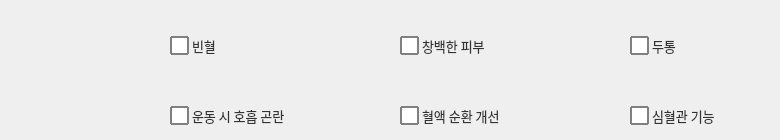
     <widget class="QWidget" name="tab_3">
      <attribute name="title">
       <string>혈액순환</string>
      </attribute>
      <widget class="QCheckBox" name="checkBox_53">
       <property name="geometry">
        <rect>
         <x>630</x>
         <y>100</y>
         <width>141</width>
         <height>31</height>
        </rect>
       </property>
       <property name="font">
        <font>
         <family>Leelawadee UI</family>
         <pointsize>-1</pointsize>
        </font>
       </property>
       <property name="styleSheet">
        <string notr="true">QCheckBox 
{
    spacing: 3px; /* 체크박스와 텍스트 사이 간격 */
    font-size: 13px;
    color: #333;
}

QCheckBox::indicator {
    width: 15px;
    height: 15px;
    border: 1.5px solid gray;        /* 기본 테두리 색상 */
    background-color: white;       /* 기본 배경색 */
    border-radius: 1px; 		/*모서리 둥글게*/
}

QCheckBox::indicator:checked {
    background-color: white;       /* 체크된 후 바탕색 */
    border: 1.5px solid red;         /* 체크된 후 테두리 */
    image: url(C:/intel_training/Ai_supplement/pill.png); /* 체크 표시 이미지 (선택 사항) */
}


QCheckBox::indicator:hover
{
background-color : #E0F2F1;

}
</string>
       </property>
       <property name="text">
        <string>심혈관 기능</string>
       </property>
       <property name="checkable">
        <bool>true</bool>
       </property>
       <property name="checked">
        <bool>false</bool>
       </property>
       <property name="autoRepeat">
        <bool>false</bool>
       </property>
      </widget>
      <widget class="QCheckBox" name="checkBox_54">
       <property name="geometry">
        <rect>
         <x>400</x>
         <y>30</y>
         <width>141</width>
         <height>31</height>
        </rect>
       </property>
       <property name="font">
        <font>
         <family>Leelawadee UI</family>
         <pointsize>-1</pointsize>
        </font>
       </property>
       <property name="styleSheet">
        <string notr="true">QCheckBox 
{
    spacing: 3px; /* 체크박스와 텍스트 사이 간격 */
    font-size: 13px;
    color: #333;
}

QCheckBox::indicator {
    width: 15px;
    height: 15px;
    border: 1.5px solid gray;        /* 기본 테두리 색상 */
    background-color: white;       /* 기본 배경색 */
    border-radius: 1px; 		/*모서리 둥글게*/
}

QCheckBox::indicator:checked {
    background-color: white;       /* 체크된 후 바탕색 */
    border: 1.5px solid red;         /* 체크된 후 테두리 */
    image: url(C:/intel_training/Ai_supplement/pill.png); /* 체크 표시 이미지 (선택 사항) */
}


QCheckBox::indicator:hover
{
background-color : #E0F2F1;

}
</string>
       </property>
       <property name="text">
        <string>창백한 피부</string>
       </property>
       <property name="checkable">
        <bool>true</bool>
       </property>
       <property name="checked">
        <bool>false</bool>
       </property>
       <property name="autoRepeat">
        <bool>false</bool>
       </property>
      </widget>
      <widget class="QCheckBox" name="checkBox_55">
       <property name="geometry">
        <rect>
         <x>170</x>
         <y>100</y>
         <width>131</width>
         <height>31</height>
        </rect>
       </property>
       <property name="font">
        <font>
         <family>Leelawadee UI</family>
         <pointsize>-1</pointsize>
        </font>
       </property>
       <property name="styleSheet">
        <string notr="true">QCheckBox 
{
    spacing: 3px; /* 체크박스와 텍스트 사이 간격 */
    font-size: 13px;
    color: #333;
}

QCheckBox::indicator {
    width: 15px;
    height: 15px;
    border: 1.5px solid gray;        /* 기본 테두리 색상 */
    background-color: white;       /* 기본 배경색 */
    border-radius: 1px; 		/*모서리 둥글게*/
}

QCheckBox::indicator:checked {
    background-color: white;       /* 체크된 후 바탕색 */
    border: 1.5px solid red;         /* 체크된 후 테두리 */
    image: url(C:/intel_training/Ai_supplement/pill.png); /* 체크 표시 이미지 (선택 사항) */
}


QCheckBox::indicator:hover
{
background-color : #E0F2F1;

}
</string>
       </property>
       <property name="text">
        <string>운동 시 호흡 곤란</string>
       </property>
       <property name="checkable">
        <bool>true</bool>
       </property>
       <property name="checked">
        <bool>false</bool>
       </property>
       <property name="autoRepeat">
        <bool>false</bool>
       </property>
      </widget>
      <widget class="QCheckBox" name="checkBox_56">
       <property name="geometry">
        <rect>
         <x>630</x>
         <y>30</y>
         <width>141</width>
         <height>31</height>
        </rect>
       </property>
       <property name="font">
        <font>
         <family>Leelawadee UI</family>
         <pointsize>-1</pointsize>
        </font>
       </property>
       <property name="styleSheet">
        <string notr="true">QCheckBox 
{
    spacing: 3px; /* 체크박스와 텍스트 사이 간격 */
    font-size: 13px;
    color: #333;
}

QCheckBox::indicator {
    width: 15px;
    height: 15px;
    border: 1.5px solid gray;        /* 기본 테두리 색상 */
    background-color: white;       /* 기본 배경색 */
    border-radius: 1px; 		/*모서리 둥글게*/
}

QCheckBox::indicator:checked {
    background-color: white;       /* 체크된 후 바탕색 */
    border: 1.5px solid red;         /* 체크된 후 테두리 */
    image: url(C:/intel_training/Ai_supplement/pill.png); /* 체크 표시 이미지 (선택 사항) */
}


QCheckBox::indicator:hover
{
background-color : #E0F2F1;

}
</string>
       </property>
       <property name="text">
        <string>두통</string>
       </property>
       <property name="checkable">
        <bool>true</bool>
       </property>
       <property name="checked">
        <bool>false</bool>
       </property>
       <property name="autoRepeat">
        <bool>false</bool>
       </property>
      </widget>
      <widget class="QCheckBox" name="checkBox_57">
       <property name="geometry">
        <rect>
         <x>400</x>
         <y>100</y>
         <width>141</width>
         <height>31</height>
        </rect>
       </property>
       <property name="font">
        <font>
         <family>Leelawadee UI</family>
         <pointsize>-1</pointsize>
        </font>
       </property>
       <property name="styleSheet">
        <string notr="true">QCheckBox 
{
    spacing: 3px; /* 체크박스와 텍스트 사이 간격 */
    font-size: 13px;
    color: #333;
}

QCheckBox::indicator {
    width: 15px;
    height: 15px;
    border: 1.5px solid gray;        /* 기본 테두리 색상 */
    background-color: white;       /* 기본 배경색 */
    border-radius: 1px; 		/*모서리 둥글게*/
}

QCheckBox::indicator:checked {
    background-color: white;       /* 체크된 후 바탕색 */
    border: 1.5px solid red;         /* 체크된 후 테두리 */
    image: url(C:/intel_training/Ai_supplement/pill.png); /* 체크 표시 이미지 (선택 사항) */
}


QCheckBox::indicator:hover
{
background-color : #E0F2F1;

}
</string>
       </property>
       <property name="text">
        <string>혈액 순환 개선</string>
       </property>
       <property name="checkable">
        <bool>true</bool>
       </property>
       <property name="checked">
        <bool>false</bool>
       </property>
       <property name="autoRepeat">
        <bool>false</bool>
       </property>
      </widget>
      <widget class="QCheckBox" name="checkBox_58">
       <property name="geometry">
        <rect>
         <x>170</x>
         <y>30</y>
         <width>131</width>
         <height>31</height>
        </rect>
       </property>
       <property name="font">
        <font>
         <family>Leelawadee UI</family>
         <pointsize>-1</pointsize>
        </font>
       </property>
       <property name="styleSheet">
        <string notr="true">QCheckBox 
{
    spacing: 3px; /* 체크박스와 텍스트 사이 간격 */
    font-size: 13px;
    color: #333;
}

QCheckBox::indicator {
    width: 15px;
    height: 15px;
    border: 1.5px solid gray;        /* 기본 테두리 색상 */
    background-color: white;       /* 기본 배경색 */
    border-radius: 1px; 		/*모서리 둥글게*/
}

QCheckBox::indicator:checked {
    background-color: white;       /* 체크된 후 바탕색 */
    border: 1.5px solid red;         /* 체크된 후 테두리 */
    image: url(C:/intel_training/Ai_supplement/pill.png); /* 체크 표시 이미지 (선택 사항) */
}


QCheckBox::indicator:hover
{
background-color : #E0F2F1;

}
</string>
       </property>
       <property name="text">
        <string>빈혈</string>
       </property>
       <property name="checkable">
        <bool>true</bool>
       </property>
       <property name="checked">
        <bool>false</bool>
       </property>
       <property name="autoRepeat">
        <bool>false</bool>
       </property>
      </widget>
     </widget>
